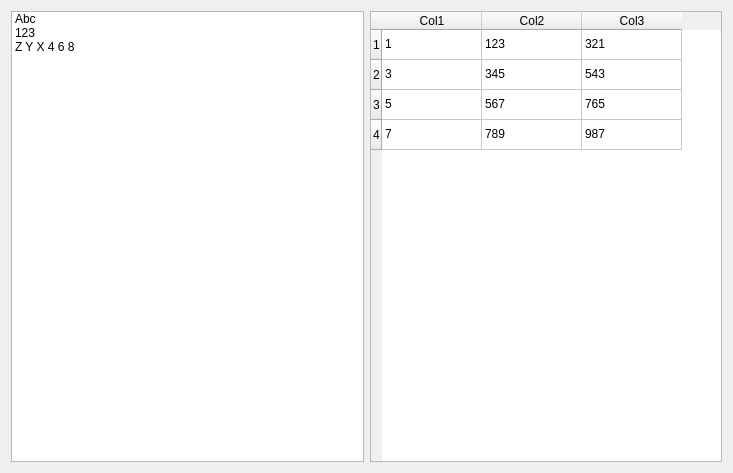
<?xml version="1.0" encoding="UTF-8"?>
<ui version="4.0">
 <class>Form</class>
 <widget class="QWidget" name="Form">
  <property name="geometry">
   <rect>
    <x>0</x>
    <y>0</y>
    <width>733</width>
    <height>473</height>
   </rect>
  </property>
  <property name="windowTitle">
   <string>Form</string>
  </property>
  <layout class="QHBoxLayout" name="horizontalLayout">
   <item>
    <widget class="QListWidget" name="listWidget">
     <item>
      <property name="text">
       <string>Abc</string>
      </property>
     </item>
     <item>
      <property name="text">
       <string>123</string>
      </property>
     </item>
     <item>
      <property name="text">
       <string>Z Y X 4 6 8</string>
      </property>
     </item>
    </widget>
   </item>
   <item>
    <widget class="QTableWidget" name="tableWidget">
     <row/>
     <row/>
     <row/>
     <row/>
     <column>
      <property name="text">
       <string>Col1</string>
      </property>
     </column>
     <column>
      <property name="text">
       <string>Col2</string>
      </property>
     </column>
     <column>
      <property name="text">
       <string>Col3</string>
      </property>
     </column>
     <item row="0" column="0">
      <property name="text">
       <string>1</string>
      </property>
     </item>
     <item row="0" column="1">
      <property name="text">
       <string>123</string>
      </property>
     </item>
     <item row="0" column="2">
      <property name="text">
       <string>321</string>
      </property>
     </item>
     <item row="1" column="0">
      <property name="text">
       <string>3</string>
      </property>
     </item>
     <item row="1" column="1">
      <property name="text">
       <string>345</string>
      </property>
     </item>
     <item row="1" column="2">
      <property name="text">
       <string>543</string>
      </property>
     </item>
     <item row="2" column="0">
      <property name="text">
       <string>5</string>
      </property>
     </item>
     <item row="2" column="1">
      <property name="text">
       <string>567</string>
      </property>
     </item>
     <item row="2" column="2">
      <property name="text">
       <string>765</string>
      </property>
     </item>
     <item row="3" column="0">
      <property name="text">
       <string>7</string>
      </property>
     </item>
     <item row="3" column="1">
      <property name="text">
       <string>789</string>
      </property>
     </item>
     <item row="3" column="2">
      <property name="text">
       <string>987</string>
      </property>
     </item>
    </widget>
   </item>
  </layout>
 </widget>
 <resources/>
 <connections/>
</ui>
